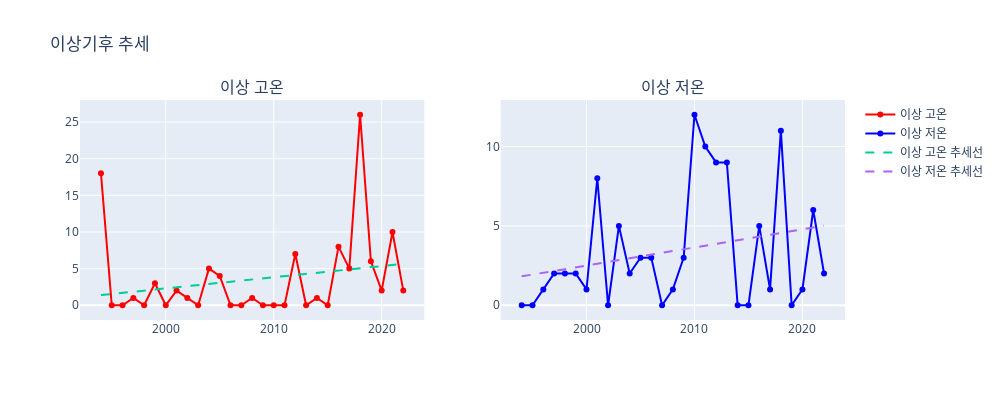

The code cell stored with this chart in its notebook:
### Markdown cell above
<h2>이상기후 추세</h2>

가정 : 시간이 지나면서 이상기후의 징조가 많이 포착될것이다. </br>
즉, 이상고온/이상저온 값이 많이 나타날 것이다.</br>

이상고온의 상승폭보다 이상저온의 상승폭이 높은걸 알 수 있다.</br>
이는 연평균 최저기온이 올라간것을 뒷받침해줄 수 있는 근거가 될 수 있겠다.

### Code cell
import plotly.graph_objects as go
from plotly.subplots import make_subplots
import numpy as np
from sklearn.linear_model import LinearRegression

# 30년간의 기온분포 속에서 하위 10퍼 값 = x, 상위 10퍼 값 = y를 찾아야한다
lower_10_temp = weather_Data['temp'].quantile(0.01)
top_10_temp = weather_Data['temp'].quantile(0.99)

abnormal_climate = {}
years = list(range(1994, 2023))
for i in years:
    t = weather_Data[weather_Data['year'] == i]
    cnt_low = len(t[t['temp'] < lower_10_temp])
    cnt_up = len(t[t['temp'] > top_10_temp])
    abnormal_climate[f"cnt_{i}"] = {'upper': cnt_up, 'lower': cnt_low}

upper_10 = [abnormal_climate[f"cnt_{i}"]['upper'] for i in years]
lower_10 = [abnormal_climate[f"cnt_{i}"]['lower'] for i in years]

# 서브플롯 생성 (1x2)
fig = make_subplots(rows=1, cols=2, subplot_titles=("이상 고온", "이상 저온"))

# 서브플롯 1: 상위 10%, 서브플롯 2: 하위 10%
fig.add_trace(go.Scatter(x=years, y=upper_10, mode='lines+markers', name='이상 고온', marker_color='red'), row=1, col=1)
fig.add_trace(go.Scatter(x=years, y=lower_10, mode='lines+markers', name='이상 저온', marker_color='blue'), row=1, col=2)

# 추세선 추가 - 상위 10%
X = np.array(years).reshape(-1, 1)
y_upper = np.array(upper_10)

model_upper = LinearRegression().fit(X, y_upper)
trend_upper = model_upper.predict(X)

fig.add_trace(go.Scatter(x=years, y=trend_upper, mode='lines', name='이상 고온 추세선', line=dict(dash='dash')), row=1, col=1)

# 추세선 추가 - 하위 10%
y_lower = np.array(lower_10)

model_lower = LinearRegression().fit(X, y_lower)
trend_lower = model_lower.predict(X)

fig.add_trace(go.Scatter(x=years, y=trend_lower, mode='lines', name='이상 저온 추세선', line=dict(dash='dash')), row=1, col=2)

fig.update_layout(
    title_text="이상기후 추세",
    height=400,
    width=1000
)

fig.show()

### Figure 1 — Plotly figure (JSON) as saved in the notebook; plotly's stock layout.template omitted (floating-point values rounded to 4 significant figures)
{"data": [{"marker": {"color": "red"}, "mode": "lines+markers", "name": "이상 고온", "type": "scatter", "x": [1994, 1995, 1996, 1997, 1998, 1999, 2000, 2001, 2002, 2003, 2004, 2005, 2006, 2007, 2008, 2009, 2010, 2011, 2012, 2013, 2014, 2015, 2016, 2017, 2018, 2019, 2020, 2021, 2022], "xaxis": "x", "y": [18, 0, 0, 1, 0, 3, 0, 2, 1, 0, 5, 4, 0, 0, 1, 0, 0, 0, 7, 0, 1, 0, 8, 5, 26, 6, 2, 10, 2], "yaxis": "y"}, {"marker": {"color": "blue"}, "mode": "lines+markers", "name": "이상 저온", "type": "scatter", "x": [1994, 1995, 1996, 1997, 1998, 1999, 2000, 2001, 2002, 2003, 2004, 2005, 2006, 2007, 2008, 2009, 2010, 2011, 2012, 2013, 2014, 2015, 2016, 2017, 2018, 2019, 2020, 2021, 2022], "xaxis": "x2", "y": [0, 0, 1, 2, 2, 2, 1, 8, 0, 5, 2, 3, 3, 0, 1, 3, 12, 10, 9, 9, 0, 0, 5, 1, 11, 0, 1, 6, 2], "yaxis": "y2"}, {"line": {"dash": "dash"}, "mode": "lines", "name": "이상 고온 추세선", "type": "scatter", "x": [1994, 1995, 1996, 1997, 1998, 1999, 2000, 2001, 2002, 2003, 2004, 2005, 2006, 2007, 2008, 2009, 2010, 2011, 2012, 2013, 2014, 2015, 2016, 2017, 2018, 2019, 2020, 2021, 2022], "xaxis": "x", "y": [1.386, 1.538, 1.691, 1.843, 1.995, 2.147, 2.3, 2.452, 2.604, 2.756, 2.908, 3.061, 3.213, 3.365, 3.517, 3.669, 3.822, 3.974, 4.126, 4.278, 4.431, 4.583, 4.735, 4.887, 5.039, 5.192, 5.344, 5.496, 5.648], "yaxis": "y"}, {"line": {"dash": "dash"}, "mode": "lines", "name": "이상 저온 추세선", "type": "scatter", "x": [1994, 1995, 1996, 1997, 1998, 1999, 2000, 2001, 2002, 2003, 2004, 2005, 2006, 2007, 2008, 2009, 2010, 2011, 2012, 2013, 2014, 2015, 2016, 2017, 2018, 2019, 2020, 2021, 2022], "xaxis": "x2", "y": [1.821, 1.934, 2.048, 2.162, 2.276, 2.39, 2.503, 2.617, 2.731, 2.845, 2.959, 3.072, 3.186, 3.3, 3.414, 3.528, 3.641, 3.755, 3.869, 3.983, 4.097, 4.21, 4.324, 4.438, 4.552, 4.666, 4.779, 4.893, 5.007], "yaxis": "y2"}], "layout": {"annotations": [{"font": {"size": 16}, "showarrow": false, "text": "이상 고온", "x": 0.225, "xanchor": "center", "xref": "paper", "y": 1, "yanchor": "bottom", "yref": "paper"}, {"font": {"size": 16}, "showarrow": false, "text": "이상 저온", "x": 0.775, "xanchor": "center", "xref": "paper", "y": 1, "yanchor": "bottom", "yref": "paper"}], "height": 400, "title": {"text": "이상기후 추세"}, "width": 1000, "xaxis": {"anchor": "y", "domain": [0, 0.45]}, "xaxis2": {"anchor": "y2", "domain": [0.55, 1]}, "yaxis": {"anchor": "x", "domain": [0, 1]}, "yaxis2": {"anchor": "x2", "domain": [0, 1]}}}
